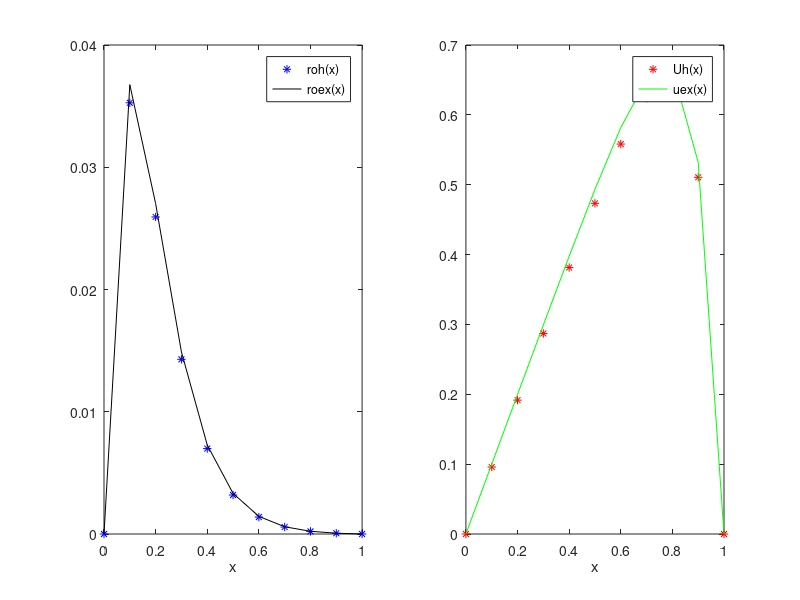

Here is the MATLAB script that generated this plot: (Note: this script raises an error after producing the figure.)
clearvars, close all

L=1; % b-a
ro0=0; roL=0; % Dirichlet BCs.

hh=[0.1 0.01];
alfaa=[1 -1];
muu=[0.1 0.01];
image=0;

f=@(x)1+0.*x; 
a=@(x,mu,alfa)mu.*exp(alfa.*x./mu);

roex=@(x,mu,alfa)-(exp(-(alfa.*x)./mu).*(x + exp((alfa.*x)./mu) - x.*exp(alfa./mu)...
    - 1))./(alfa.*(exp(alfa./mu) - 1));

uex=@(x,mu,alfa)-(exp(-(alfa.*x)./mu).*(x + exp((alfa.*x)./mu) - x.*exp(alfa./mu)...
    - 1))./(alfa.*(exp(alfa./mu) - 1)).*exp(alfa*x/mu); % uex = roex * exp(alfa*x/mu)

for i=1:numel(hh)
    for j=1:numel(alfaa)
        for k=1:numel(muu)
            
            h=hh(i);
            alfa=alfaa(j);
            mu=muu(k);
            
            image=image+1;

            n=L/h-1; % internal nodes
            xnodes=linspace(0,L,n+2); 
            
            %%%%%%% ALGORITHM FOR THE DISCRETIZAITON %%%%%%%

            diag = a((xnodes(2:end-1)-1/2*h),mu,alfa)+a((xnodes(2:end-1)+1/2*h),mu,alfa);
            offdiaginf = [-a((xnodes(3:end-1)-1/2*h),mu,alfa), 0]; % spdiags ignores last value.
            offdiagsup = [0, -a((xnodes(2:end-2)+1/2*h),mu,alfa)]; % spdiags ignores first value.

            % Create the sparse matrix using spdiags().
            A = spdiags([offdiaginf', diag', offdiagsup'],-1:1, n, n);

            A=A/h^2;

            b=f(xnodes(2:end-1)); b=b'; % known term (column).
            b(1)=b(1)+ro0*a((xnodes(2)-1/2*h),mu,alfa)/h^2;  % modifies with Dirichlet BC in 0.
            b(end)=b(end)+roL*a((xnodes(end-1)+1/2*h),mu,alfa)/h^2; % modifies with Dirichlet BC in 1.

            roh=A\b; % dim Uh: (nx1)
            roh=[ro0;roh;roL];
            
            %%%%%%%%%%%%%%%%%%%%%% END %%%%%%%%%%%%%%%%%%%%%%
    
            figure()
            str=sprintf('alfa=%d h=%3.2f mu=%3.2f',alfa,h,mu);
            
            % plotting of roh e roex
            
            subplot(1,2,1)
            plot(xnodes,roh,'b*',xnodes,roex(xnodes,mu,alfa), 'k-')
            xlabel('x')

            legend('roh(x)','roex(x)')
            
            % plotting of Uh e uex using the change of variables

            Uh=roh.*exp((alfa/mu).*xnodes)';
            
            subplot(1,2,2)
            plot(xnodes,Uh,'r*',xnodes,uex(xnodes,mu,alfa), 'g-')
            xlabel('x')

            err=norm(Uh'-uex(xnodes,mu,alfa),'inf');
            
            legend('Uh(x)','uex(x)')
            
            fprintf('\nalfa=%d, h=%4.2f, mu=%4.2f\n',alfa,h,mu);
            fprintf('err(u)=%6.4e\n',err);
            
            sgtitle(str)
            
            clear roh
            clear Uh
        end
    end
end
